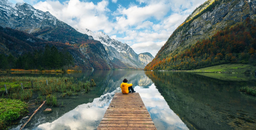
#> input picture python/Projects/outputs/original.png, 256 x 130 px, shrunk from 1200 x 608 before the run
$ python terminal_photoshop.py
#> lines starting #> are read from the running program, lines starting #| are printed output that depends on the picture; after the words box and inside, x2 and y2 are one past the last pixel; in counts of white or black regions, pixels touching at a corner belong together
import os
import sys
import io
import re
from urllib.request import urlopen, Request
from urllib.parse import urlparse, urljoin
from PIL import Image

# setup outputs folder, avoid crash, artifact location
OUTPUT_DIR = os.path.join(os.path.dirname(__file__), "outputs")
os.makedirs(OUTPUT_DIR, exist_ok=True)


def out(name: str) -> str:
    return os.path.join(OUTPUT_DIR, name)


# open file, force RGB, flatten pixels, pack 0xRRGGBB
def load_image(filepath):
    """Load local image file and convert to list-of-lists of 0xRRGGBB ints."""
    try:
        with Image.open(filepath) as img:
            img = img.convert("RGB")
            width, height = img.size
            pixels = list(img.getdata())
            image_data = [
                [(r << 16) | (g << 8) | b for r, g, b in pixels[i * width:
                 (i + 1) * width]]
                for i in range(height)
            ]
            print(f"Successfully loaded '{filepath}' ({width}x{height})")
            return image_data
    except Exception as e:
        print(f"Error loading image: {e}")
        return None


# unpack ints to (r,g,b), write to disk, safe exception handling
def save_image(image_data, filepath):
    """Save list-of-lists of 0xRRGGBB ints to an image file."""
    if not image_data or not image_data[0]:
        print("Error: Image data is empty.")
        return
    h, w = len(image_data), len(image_data[0])
    img = Image.new("RGB", (w, h))
    pixels = []
    for row in image_data:
        for value in row:
            r = (value >> 16) & 0xFF
            g = (value >> 8) & 0xFF
            b = value & 0xFF
            pixels.append((r, g, b))
    img.putdata(pixels)
    try:
        img.save(filepath)
        print(f"Saved: {os.path.abspath(filepath)}")
    except Exception as e:
        print(f"An error occurred while saving: {e}")


# nearest neighbor scaling, chunky pixels, integer factor
# [13 lines left out: function scale_image, not called in this run]


# check if source is a URL
def is_url(source: str) -> bool:
    return urlparse(source).scheme in ("http", "https")


# fetch URL, handle redirects, return bytes and content type
# [15 lines left out: function fetch_url, not called in this run]


# check if URL looks like an image link
def _looks_like_image_url(u: str) -> bool:
    return u.lower().split("?")[0].endswith((".png", ".jpg", ".jpeg", ".webp",
                                             ".bmp"))


# [54 lines left out: functions _image_bytes_to_data, load_image_from_url, not called in this run]


def load_image_any(source: str):
    """Route to URL or local loader based on source."""
    return load_image_from_url(source) if is_url(
        source) else load_image(source)


# Pixel manipulation helpers

def get_red(px): return (px >> 16) & 0xFF
def get_green(px): return (px >> 8) & 0xFF
def get_blue(px): return px & 0xFF


def create_pixel(r, g, b):
    return ((r & 0xFF) << 16) | ((g & 0xFF) << 8) | (b & 0xFF)


# ----------Image processing functions------------

def to_grayscale(image_data):
    h, w = len(image_data), len(image_data[0])
    out = [[0] * w for _ in range(h)]
    for y in range(h):
        for x in range(w):
            px = image_data[y][x]
            gray = (get_red(px) + get_green(px) + get_blue(px)) // 3
            out[y][x] = create_pixel(gray, gray, gray)
    return out


def invert_colors(image_data):
    h, w = len(image_data), len(image_data[0])
    out = [[0] * w for _ in range(h)]
    for y in range(h):
        for x in range(w):
            out[y][x] = image_data[y][x] ^ 0xFFFFFF
    return out


def remove_green(image_data):
    h, w = len(image_data), len(image_data[0])
    out = [[0] * w for _ in range(h)]
    for y in range(h):
        for x in range(w):
            out[y][x] = image_data[y][x] & 0xFF00FF  # keep RR and BB
    return out


def swap_red_blue(image_data):
    h, w = len(image_data), len(image_data[0])
    out = [[0] * w for _ in range(h)]
    for y in range(h):
        for x in range(w):
            px = image_data[y][x]
            red_to_blue = (px & 0xFF0000) >> 16
            green_stay = px & 0x00FF00
            blue_to_red = (px & 0x0000FF) << 16
            out[y][x] = blue_to_red | green_stay | red_to_blue
    return out


def posterize_keep_bits(image_data, keep_bits=2):
    keep_bits = max(1, min(8, int(keep_bits)))
    mask = 0xFF & (~((1 << (8 - keep_bits)) - 1))  # e.g., 2 bits -> 11000000
    h, w = len(image_data), len(image_data[0])
    out = [[0] * w for _ in range(h)]
    for y in range(h):
        for x in range(w):
            px = image_data[y][x]
            r = get_red(px) & mask
            g = get_green(px) & mask
            b = get_blue(px) & mask
            out[y][x] = create_pixel(r, g, b)
    return out


def threshold_bw(image_data, t=128):
    t = max(0, min(255, int(t)))
    h, w = len(image_data), len(image_data[0])
    out = [[0] * w for _ in range(h)]
    for y in range(h):
        for x in range(w):
            px = image_data[y][x]
            gray = (get_red(px) + get_green(px) + get_blue(px)) // 3
            val = 255 if gray >= t else 0
            out[y][x] = create_pixel(val, val, val)
    return out


# ---------- Main entry ----------

# [12 lines left out: function build_smiley, not called in this run]


if __name__ == "__main__":
    source = sys.argv[1].strip() if len(sys.argv) > 1 else input(
        "Enter local file path or URL, or 's' for smiley: "
    ).strip()
#> the answer given: outputs/original.png

    if not source:
        print("No source provided.")
        sys.exit(1)

    if source.lower() in ("s", "smiley"):
        img = scale_image(build_smiley(), 20)
    else:
        img = load_image_any(source)
#> in load_image, img is the input picture: PIL image 256x130 RGB; mean R, G, B 95.8, 109.7, 103.7
#> in load_image, `pixels = list(img.getdata())`: pixels = 33280 items
#> in load_image, `image_data = [ [(r << 16) | (g << 8) | b for r, g, b in pixels[i * wid..`: image_data = 130 items
#| Successfully loaded 'outputs/original.png' (256x130)
#> img = 130 items

    if not img:
        print(
            "Could not load image. For web, use a DIRECT image link "
            "ends with .jpg/.png.")
        sys.exit(1)

    save_image(img,                          out("original.png"))
#> in save_image, `h, w = len(image_data), len(image_data[0])`: h = 130; w = 256
#> in save_image, `img = Image.new("RGB", (w, h))`: img: PIL image 256x130 RGB; every value is 0
#> the loop in save_image, `for row in image_data:` made 130 passes
#> after the loop in save_image, `for row in image_data:`: pixels = 33280 items
    save_image(invert_colors(img),           out("invert.png"))
#> in invert_colors, `h, w = len(image_data), len(image_data[0])`: h = 130; w = 256
#> in invert_colors, `out = [[0] * w for _ in range(h)]`: out = 130 items
#> call 2 of save_image, with filepath = 'python/Projects/outputs/invert.png'
#> the loop in save_image (call 2), `for row in image_data:` made 130 passes
#> in save_image (call 2), `img.putdata(pixels)`:
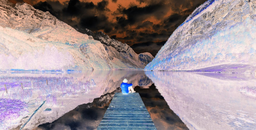
#> img: PIL image 256x130 RGB; mean R, G, B 159.2, 145.3, 151.3
    save_image(to_grayscale(img),            out("grayscale.png"))
#> in to_grayscale, `h, w = len(image_data), len(image_data[0])`: h = 130
#> in to_grayscale, `out = [[0] * w for _ in range(h)]`: out = 130 items
#> call 3 of save_image, with filepath = 'python/Projects/outputs/grayscale.png'
#> the loop in save_image (call 3), `for row in image_data:` made 130 passes
#> in save_image (call 3), `img.putdata(pixels)`:
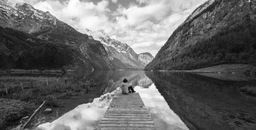
#> img: PIL image 256x130 RGB; min 8, max 255, mean 102.7
    save_image(remove_green(img),            out("no_green.png"))
#> in remove_green, `h, w = len(image_data), len(image_data[0])`: h = 130
#> in remove_green, `out = [[0] * w for _ in range(h)]`: out = 130 items
#> call 4 of save_image, with filepath = 'python/Projects/outputs/no_green.png'
#> the loop in save_image (call 4), `for row in image_data:` made 130 passes
#> in save_image (call 4), `img.putdata(pixels)`:
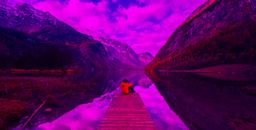
#> img: PIL image 256x130 RGB; mean R, G, B 95.8, 0, 103.7
    save_image(swap_red_blue(img),           out("swap_rb.png"))
#> in swap_red_blue, `h, w = len(image_data), len(image_data[0])`: h = 130
#> in swap_red_blue, `out = [[0] * w for _ in range(h)]`: out = 130 items
#> the loop in save_image (call 5), `for row in image_data:` made 130 passes
#> in save_image (call 5), `img.putdata(pixels)`:
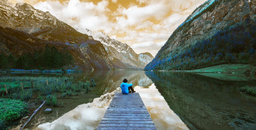
#> img: PIL image 256x130 RGB; mean R, G, B 103.7, 109.7, 95.8
    save_image(posterize_keep_bits(img, 2),  out("posterize_2bits.png"))
#> in posterize_keep_bits, `h, w = len(image_data), len(image_data[0])`: h = 130
#> in posterize_keep_bits, `out = [[0] * w for _ in range(h)]`: out = 130 items
#> the loop in save_image (call 6), `for row in image_data:` made 130 passes
#> in save_image (call 6), `img.putdata(pixels)`:
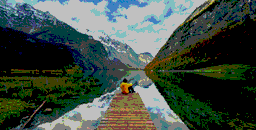
#> img: PIL image 256x130 RGB; mean R, G, B 63.7, 77.5, 68.1
    save_image(threshold_bw(img, 128),       out("threshold_128.png"))
#> in threshold_bw, `h, w = len(image_data), len(image_data[0])`: h = 130
#> in threshold_bw, `out = [[0] * w for _ in range(h)]`: out = 130 items
#> the loop in save_image (call 7), `for row in image_data:` made 130 passes
#> in save_image (call 7), `img.putdata(pixels)`:
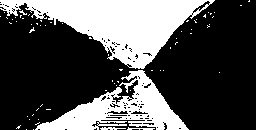
#> img: PIL image 256x130 RGB; 32.2% white; 65 white regions (61 under 20 px), largest, box (x1, y1, x2, y2) and area: (0, 0, 215, 69) 6761, (35, 70, 189, 130) 3690, (100, 127, 126, 130) 48, (127, 127, 155, 130) 44
    print(f"All outputs saved to: {OUTPUT_DIR}")


# Photo link
"""
https://upload.wikimedia.org/wikipedia/commons/3/3f/Fronalpstock_big.jpg
"""
